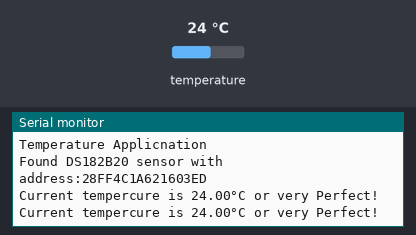
This program was run on a simulated ESP8266 (Wemos D1 mini). Parts: the last lines printed to the serial monitor. The inputs (shaded band) are chosen by the test bench; at power-on: temperature 24 °C.

Above: at 7.3 s.
7.4 s: temperature set to 12 °C
At 13.7 s:
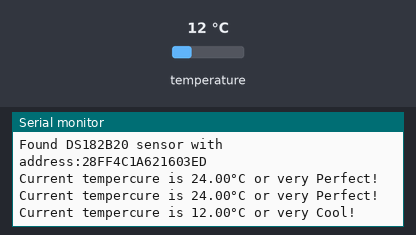
19.3 s: temperature set to 28 °C
At 24.7 s:
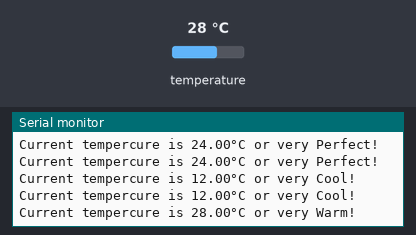
31.1 s: temperature set to 33 °C
At 35.8 s:
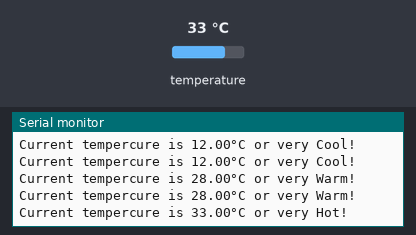
42.6 s: temperature set to 41 °C
At 48.0 s:
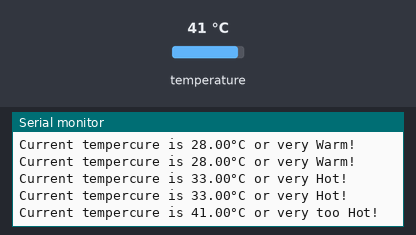
54.1 s: temperature set to 7 °C
At 59.0 s:
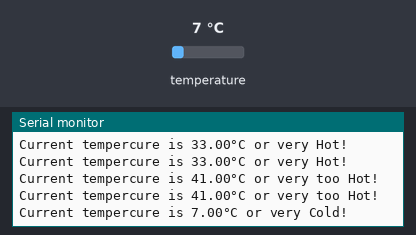

The program:

main.cpp
```cpp
#include <Arduino.h>
#include <OneWire.h>
#include <DallasTemperature.h>

/**
 * StAuth10187: I Yongxing zhang, 000766325 certify that this material is my original work.
 * No other person's work has been used without due acknowledgement.
 * I have not made my work available to anyone else.
*/
const int oneWireBus = D3;
OneWire onewaire(oneWireBus);
DallasTemperature DS18B20(&onewaire);
DeviceAddress DS18B20Adrs;
bool KeepLoop = false;

void printAddress(DeviceAddress deviceAddress)
{
  for (uint8_t i = 0; i < 8; i++)
  {
    if (deviceAddress[i] < 0x10)
      Serial.print("0");
    Serial.print(deviceAddress[i], HEX);
  }
}

void setup()
{
  // put your setup code here, to run once:
  Serial.begin(115200);
  // Start the DS18B20 sensor
  DS18B20.begin();
  // Serial.println(tempSensor, DEC);
  DS18B20.getAddress(DS18B20Adrs, 0);
  Serial.println("Temperature Applicnation ");
  if (DS18B20.isConnected(DS18B20Adrs))
  {
    KeepLoop = true;
    Serial.print("Found DS182B20 sensor with address:");
    printAddress(DS18B20Adrs);
    Serial.println();
  }
  else
  {
    KeepLoop = false;
    Serial.println("No DS182B20 temperautre sensor is installed");
  }
}

void loop()
{
  // put your main code here, to run repeatedly:
    if (DS18B20.isConnected(DS18B20Adrs))
  {
    KeepLoop = true;
  }
  else
  {
    KeepLoop = false;
    Serial.println("No DS182B20 temperautre sensor is installed");
  }
  if (KeepLoop)
  {
    float fTemp;
    DS18B20.requestTemperatures();
    fTemp = DS18B20.getTempCByIndex(0);
    String out;

    if (fTemp < 10)
    {
      out = "Cold!";
    }
    else if (fTemp <= 15)
    {
      out = "Cool!";
    }
    else if (fTemp <= 25)
    {
      out = "Perfect!";
    }
    else if (fTemp <= 30)
    {
      out = "Warm!";
    }
    else if (fTemp <= 35)
    {
      out = "Hot!";
    }
    else if (fTemp > 35)
    {
      out = "too Hot!";
    }

    Serial.println("Current tempercure is " + String(fTemp) + "°C or very " + out);
    // ask DS18B20 for the current temperature


  }delay(5000);
}
```

Measured:
- after the input at 7.4 s, the serial monitor: prints a new line after 4.9 s (image 1)
- after the input at 19.3 s, the serial monitor: prints a new line after 4.6 s (image 2)
- after the input at 31.1 s, the serial monitor: prints a new line after 4.3 s (image 3)
- after the input at 42.6 s, the serial monitor: prints a new line after 4.3 s (image 4)
- after the input at 54.1 s, the serial monitor: prints a new line after 4.3 s (image 5)
